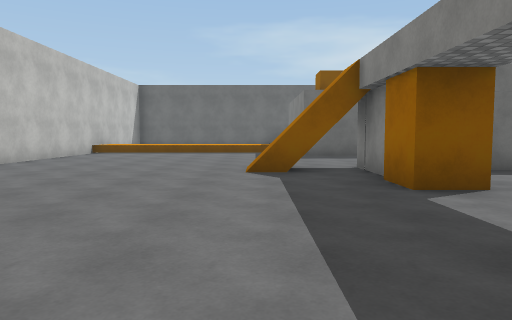
View 1 (above)

13 first-person views from a walk through a scene from a Unity 3-D project. The camera is 1.3 m above the floor, tilts 4° down and sees 70° across. The floor is counted in squares, 2 m on a side. Each view is taken from the middle of a square. On the plan, view 1 faces up. The plan holds only what a view shows up to about 11 squares ahead; the rest is blank. The place goes on beyond the plan. The player is left out. Surface patterns are stand-ins for the level's own textures.

View 2
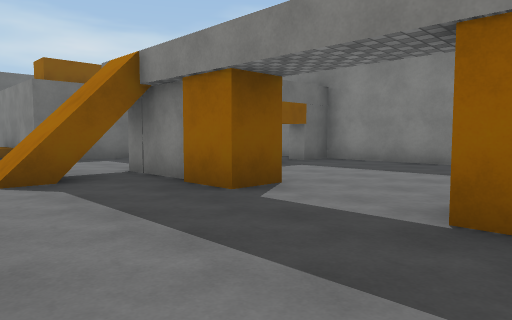

View 3
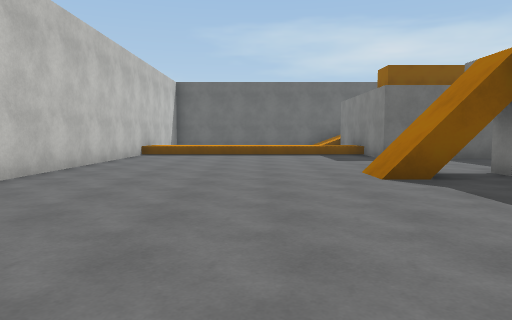

View 4
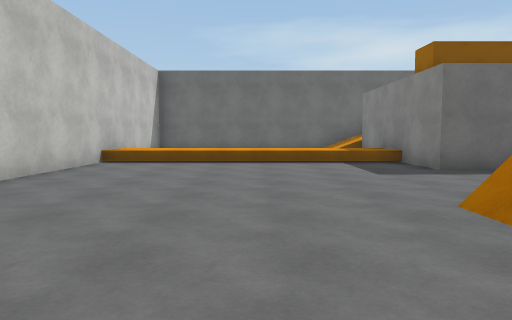

View 5
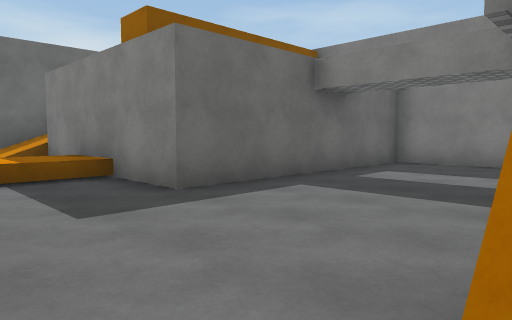

View 6
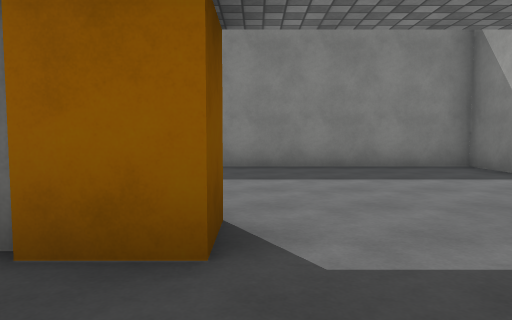

View 7
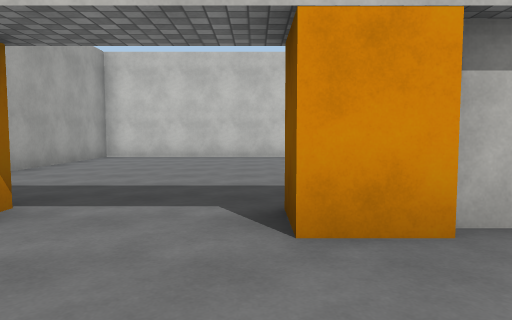

View 8
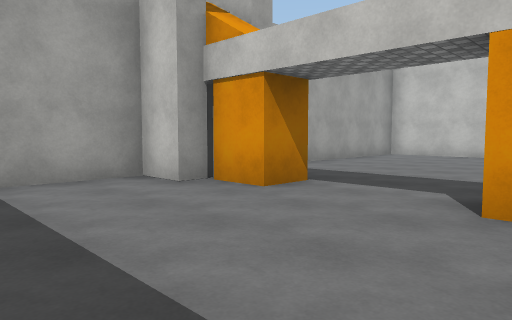

View 9
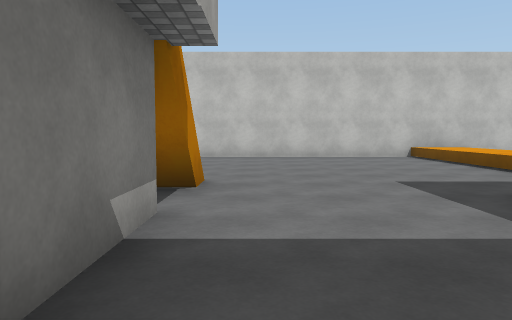

View 10
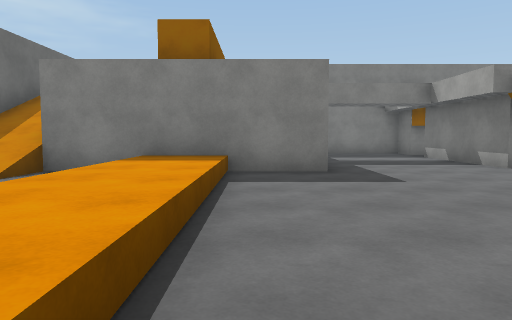

View 11
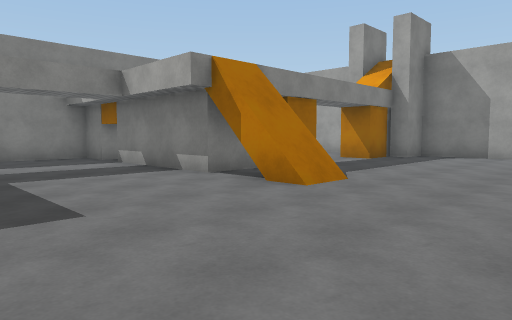

View 12
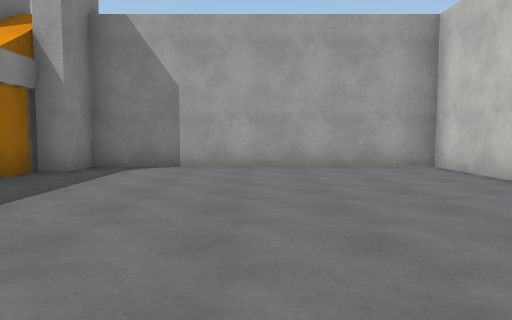

View 13
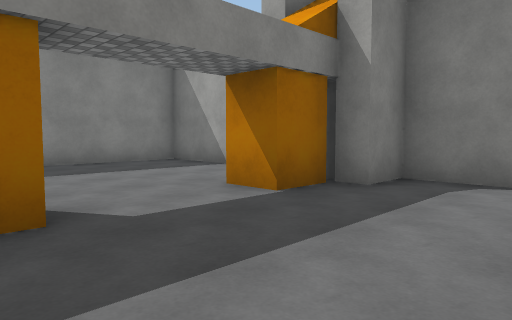

### Floor plan
Key: @ floor where view 1 was taken; # wall or solid block; . floor; / step, stairs or slope; ^ raised ledge; B orange block.
Columns run from 6 left of view 1 to 8 right of it. Each row starts with its distance up from view 1.
 15 #      ##
 14 #^^^^^^^#
 13 #^^^^^^^#
 12 #.......#
 11 #.......#######
 10 #.............#
  9 #.............#
  8 #.............#
  7 #.....//####.##
  6 #.......#.....#
  5 #.......B.....#
  4 #.............#
  3 #.............#
  2 #.............#
  1 #.......B.....#
  0 #.....@.##....#
 -1 ###############

Where each view was taken, in squares from view 1:
view 1: 0 up, 0 right, facing up
view 2: 1 up, 1 left, facing up-right
view 3: 1 up, 2 left, facing up
view 4: 4 up, 2 left, facing up
view 5: 7 up, 1 left, facing up-right
view 6: 4 up, 0 right, facing right
view 7: 4 up, 5 right, facing left
view 8: 5 up, 6 right, facing down-left
view 9: 8 up, 5 right, facing left
view 10: 12 up, 5 left, facing right
view 11: 11 up, 3 left, facing down-right
view 12: 7 up, 2 left, facing down
view 13: 5 up, 1 left, facing down-right
